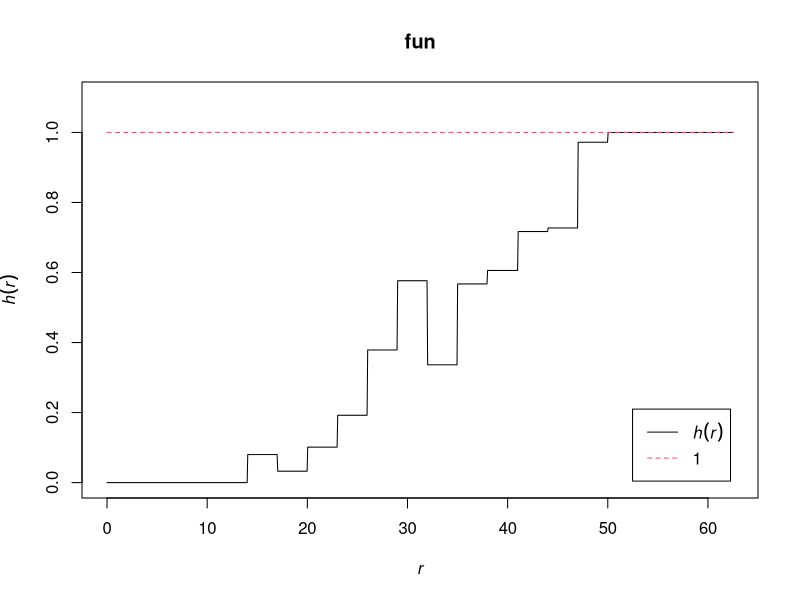

Write R code to recreate this figure.
# a example script to calculate the interaction function by R

# First, install `R`(https://www.r-project.org/) 
# and install the package `spatstat`(https://spatstat.org/)

# Next, save the x/y locations of points into local files
# For instance, we save the points of the HC mosaic as
# python```
# from examples.HorizontalCell import nature_mosaic
# nature_mosaic.save("examples/nature/HC/F8-1-points.txt", split=True)
# ```

# Then: running R

library(spatstat)
library(pracma)

len <- 300 # the length of the side of the area
x <- scan("examples/nature/HC/F8-1-points-x.txt") # x axis of points
y <- scan("examples/nature/HC/F8-1-points-y.txt") # y axis of points
r <- linspace(2, 50, 17) # distances in the interaction function

u <- ppp(x, y, c(0, len), c(0, len))
fit <- ppm(u ~1, PairPiece(r = r))
plot(fitin(fit)) # draw results

# write results to local files
write.table(parameters(fit)$gammas, "examples/nature/HC/F8-1-h-gammas.txt", row.names = FALSE, col.names = FALSE)
write.table(parameters(fit)$r, "examples/nature/HC/F8-1-h-r.txt", row.names = FALSE, col.names = FALSE)

# Last, we use OPIPP.utils.estimate_interaction to get parameters
# python```
# from OPIPP.utils import estimate_interaction
# gammas = np.loadtxt("examples/nature/HC/F8-1-h-gammas.txt")
# rs = np.loadtxt("examples/nature/HC/F8-1-h-r.txt")
# estimate_interaction(gammas, rs, delta=7.5, draw=True) # delta is the mininal NN distance
# the return of the calculation is [7.5, 32.12066166693056, 2.6487686148563743]
# used in the examples.HorizontalCell.h_func
